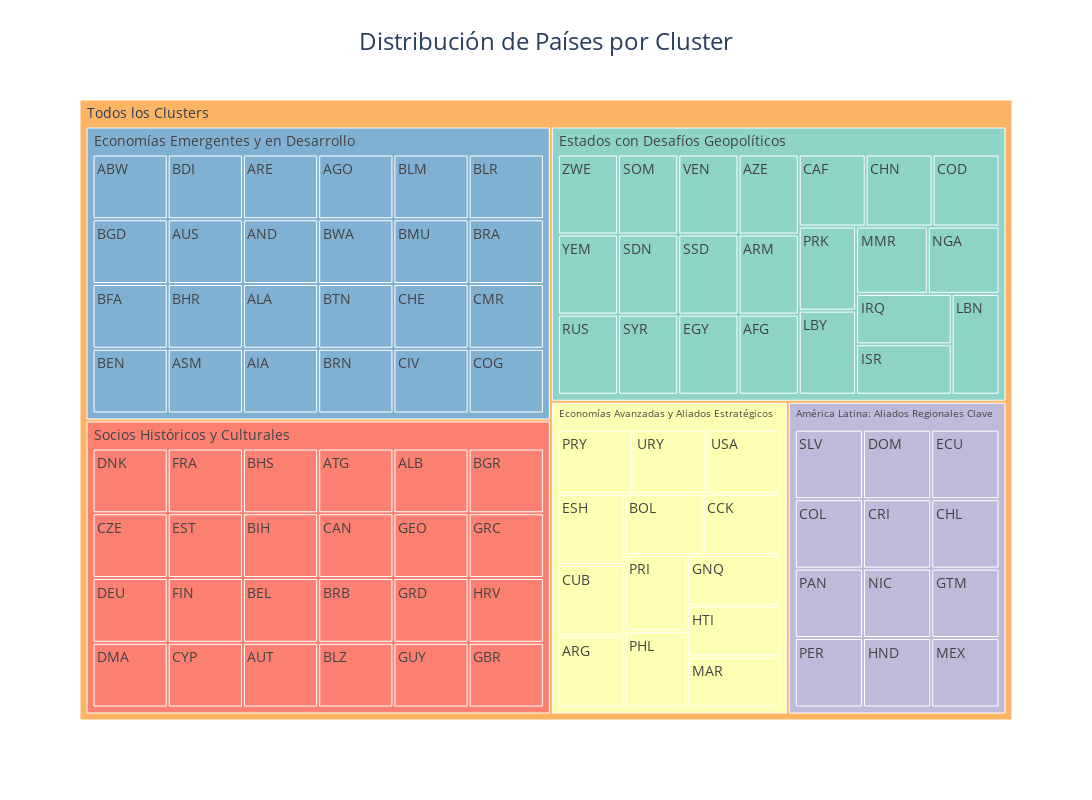
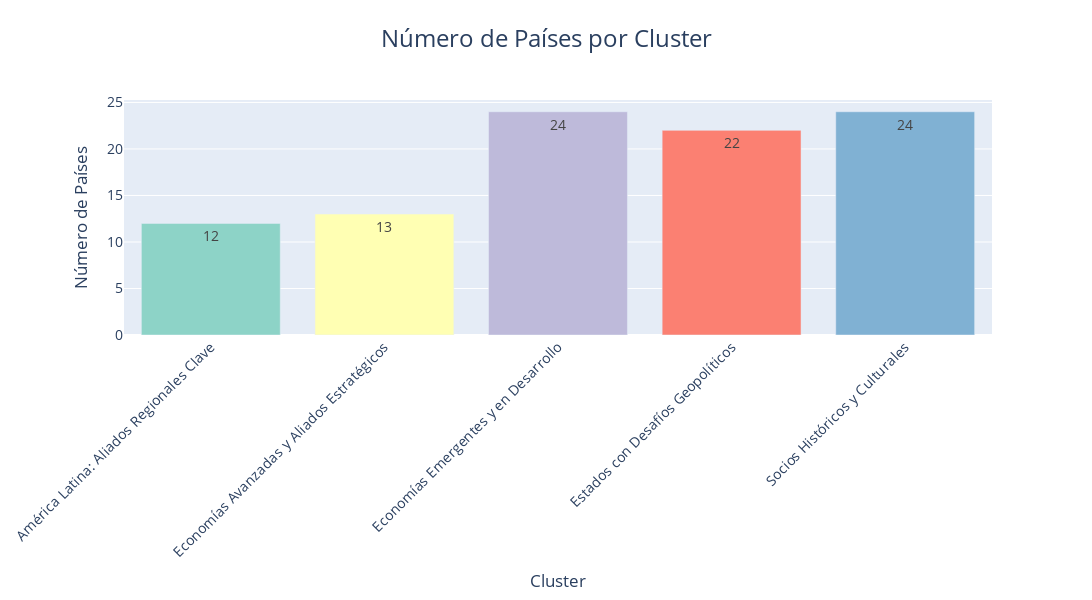
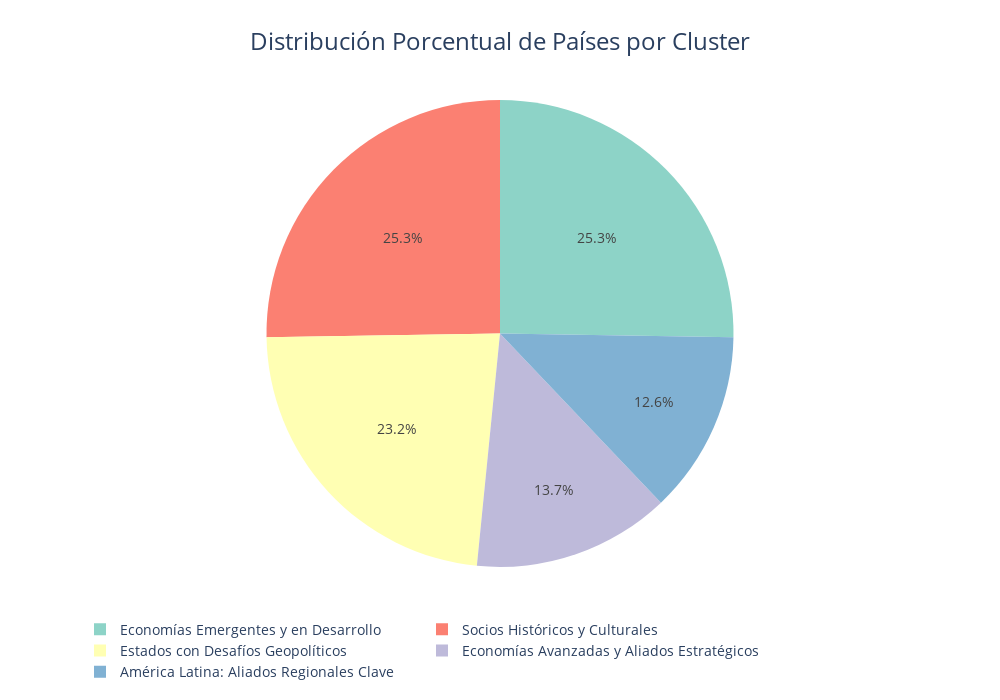

The notebook cell these images were saved under, in order:
### Code cell
# Crear las visualizaciones
fig_treemap, fig_bars, fig_pie = crear_visualizacion_clusters()

# En un notebook de Jupyter
fig_treemap.show()
fig_bars.show()
fig_pie.show()

# O guardar como archivos HTML interactivos
fig_treemap.write_html("clusters_treemap.html")
fig_bars.write_html("clusters_bars.html")
fig_pie.write_html("clusters_pie.html")

### Figure 1 — Plotly figure (JSON) as saved in the notebook; plotly's stock layout.template omitted (floating-point values rounded to 4 significant figures)
{"data": [{"branchvalues": "total", "customdata": [["Estados con Desafíos Geopolíticos"], ["Estados con Desafíos Geopolíticos"], ["Economías Avanzadas y Aliados Estratégicos"], ["Estados con Desafíos Geopolíticos"], ["América Latina: Aliados Regionales Clave"], ["Estados con Desafíos Geopolíticos"], ["Estados con Desafíos Geopolíticos"], ["Estados con Desafíos Geopolíticos"], ["Economías Avanzadas y Aliados Estratégicos"], ["Economías Avanzadas y Aliados Estratégicos"], ["Estados con Desafíos Geopolíticos"], ["Estados con Desafíos Geopolíticos"], ["Socios Históricos y Culturales"], ["Socios Históricos y Culturales"], ["Socios Históricos y Culturales"], ["Socios Históricos y Culturales"], ["América Latina: Aliados Regionales Clave"], ["Socios Históricos y Culturales"], ["Estados con Desafíos Geopolíticos"], ["Economías Avanzadas y Aliados Estratégicos"], ["Socios Históricos y Culturales"], ["Socios Históricos y Culturales"], ["América Latina: Aliados Regionales Clave"], ["Economías Avanzadas y Aliados Estratégicos"], ["Socios Históricos y Culturales"], ["Economías Emergentes y en Desarrollo"], ["Socios Históricos y Culturales"], ["Socios Históricos y Culturales"], ["Economías Emergentes y en Desarrollo"], ["Economías Emergentes y en Desarrollo"], ["Economías Emergentes y en Desarrollo"], ["Socios Históricos y Culturales"], ["Economías Emergentes y en Desarrollo"], ["Estados con Desafíos Geopolíticos"], ["Socios Históricos y Culturales"], ["Economías Emergentes y en Desarrollo"], ["Economías Emergentes y en Desarrollo"], ["Socios Históricos y Culturales"], ["Economías Emergentes y en Desarrollo"], ["Estados con Desafíos Geopolíticos"], ["Economías Avanzadas y Aliados Estratégicos"], ["Economías Emergentes y en Desarrollo"], ["Economías Emergentes y en Desarrollo"], ["Socios Históricos y Culturales"], ["Economías Emergentes y en Desarrollo"], ["Economías Emergentes y en Desarrollo"], ["Economías Emergentes y en Desarrollo"], ["Estados con Desafíos Geopolíticos"], ["Socios Históricos y Culturales"], ["Economías Emergentes y en Desarrollo"], ["Economías Emergentes y en Desarrollo"], ["América Latina: Aliados Regionales Clave"], ["América Latina: Aliados Regionales Clave"], ["Socios Históricos y Culturales"], ["Estados con Desafíos Geopolíticos"], ["Economías Emergentes y en Desarrollo"], ["Economías Emergentes y en Desarrollo"], ["Economías Emergentes y en Desarrollo"], ["Socios Históricos y Culturales"], ["Economías Avanzadas y Aliados Estratégicos"], ["Economías Emergentes y en Desarrollo"], ["Economías Emergentes y en Desarrollo"], ["Economías Avanzadas y Aliados Estratégicos"], ["Economías Emergentes y en Desarrollo"], ["América Latina: Aliados Regionales Clave"], ["Estados con Desafíos Geopolíticos"], ["Economías Emergentes y en Desarrollo"], ["Economías Emergentes y en Desarrollo"], ["Estados con Desafíos Geopolíticos"], ["Economías Emergentes y en Desarrollo"], ["Socios Históricos y Culturales"], ["América Latina: Aliados Regionales Clave"], ["Estados con Desafíos Geopolíticos"], ["Economías Avanzadas y Aliados Estratégicos"], ["Economías Avanzadas y Aliados Estratégicos"], ["América Latina: Aliados Regionales Clave"], ["América Latina: Aliados Regionales Clave"], ["Estados con Desafíos Geopolíticos"], ["Estados con Desafíos Geopolíticos"], ["Socios Históricos y Culturales"], ["Economías Avanzadas y Aliados Estratégicos"], ["Socios Históricos y Culturales"], ["Socios Históricos y Culturales"], ["América Latina: Aliados Regionales Clave"], ["Socios Históricos y Culturales"], ["Estados con Desafíos Geopolíticos"], ["América Latina: Aliados Regionales Clave"], ["Economías Avanzadas y Aliados Estratégicos"], ["Estados con Desafíos Geopolíticos"], ["Estados con Desafíos Geopolíticos"], ["Estados con Desafíos Geopolíticos"], ["Economías Avanzadas y Aliados Estratégicos"], ["América Latina: Aliados Regionales Clave"], ["Socios Históricos y Culturales"], ["Socios Históricos y Culturales"], ["América Latina: Aliados Regionales Clave"], ["Economías Avanzadas y Aliados Estratégicos"], ["Economías Emergentes y en Desarrollo"], ["Estados con Desafíos Geopolíticos"], ["Socios Históricos y Culturales"], ["(?)"]], "domain": {"x": [0, 1], "y": [0, 1]}, "hovertemplate": "labels=%{label}<br>Valor=%{value}<br>parent=%{parent}<br>id=%{id}<br>Cluster=%{customdata[0]}<extra></extra>", "ids": ["Todos los Clusters/Estados con Desafíos Geopolíticos/ZWE", "Todos los Clusters/Estados con Desafíos Geopolíticos/YEM", "Todos los Clusters/Economías Avanzadas y Aliados Estratégicos/PRY", "Todos los Clusters/Estados con Desafíos Geopolíticos/RUS", "Todos los Clusters/América Latina: Aliados Regionales Clave/SLV", "Todos los Clusters/Estados con Desafíos Geopolíticos/SOM", "Todos los Clusters/Estados con Desafíos Geopolíticos/SDN", "Todos los Clusters/Estados con Desafíos Geopolíticos/SYR", "Todos los Clusters/Economías Avanzadas y Aliados Estratégicos/URY", "Todos los Clusters/Economías Avanzadas y Aliados Estratégicos/USA", "Todos los Clusters/Estados con Desafíos Geopolíticos/VEN", "Todos los Clusters/Estados con Desafíos Geopolíticos/SSD", "Todos los Clusters/Socios Históricos y Culturales/DNK", "Todos los Clusters/Socios Históricos y Culturales/CZE", "Todos los Clusters/Socios Históricos y Culturales/DEU", "Todos los Clusters/Socios Históricos y Culturales/DMA", "Todos los Clusters/América Latina: Aliados Regionales Clave/DOM", "Todos los Clusters/Socios Históricos y Culturales/FRA", "Todos los Clusters/Estados con Desafíos Geopolíticos/EGY", "Todos los Clusters/Economías Avanzadas y Aliados Estratégicos/ESH", "Todos los Clusters/Socios Históricos y Culturales/EST", "Todos los Clusters/Socios Históricos y Culturales/FIN", "Todos los Clusters/América Latina: Aliados Regionales Clave/ECU", "Todos los Clusters/Economías Avanzadas y Aliados Estratégicos/CUB", "Todos los Clusters/Socios Históricos y Culturales/CYP", "Todos los Clusters/Economías Emergentes y en Desarrollo/ABW", "Todos los Clusters/Socios Históricos y Culturales/BHS", "Todos los Clusters/Socios Históricos y Culturales/BIH", "Todos los Clusters/Economías Emergentes y en Desarrollo/BGD", "Todos los Clusters/Economías Emergentes y en Desarrollo/BFA", "Todos los Clusters/Economías Emergentes y en Desarrollo/BEN", "Todos los Clusters/Socios Históricos y Culturales/BEL", "Todos los Clusters/Economías Emergentes y en Desarrollo/BDI", "Todos los Clusters/Estados con Desafíos Geopolíticos/AZE", "Todos los Clusters/Socios Históricos y Culturales/AUT", "Todos los Clusters/Economías Emergentes y en Desarrollo/AUS", "Todos los Clusters/Economías Emergentes y en Desarrollo/BHR", "Todos los Clusters/Socios Históricos y Culturales/ATG", "Todos los Clusters/Economías Emergentes y en Desarrollo/ASM", "Todos los Clusters/Estados con Desafíos Geopolíticos/ARM", "Todos los Clusters/Economías Avanzadas y Aliados Estratégicos/ARG", "Todos los Clusters/Economías Emergentes y en Desarrollo/ARE", "Todos los Clusters/Economías Emergentes y en Desarrollo/AND", "Todos los Clusters/Socios Históricos y Culturales/ALB", "Todos los Clusters/Economías Emergentes y en Desarrollo/ALA", "Todos los Clusters/Economías Emergentes y en Desarrollo/AIA", "Todos los Clusters/Economías Emergentes y en Desarrollo/AGO", "Todos los Clusters/Estados con Desafíos Geopolíticos/AFG", "Todos los Clusters/Socios Históricos y Culturales/BGR", "Todos los Clusters/Economías Emergentes y en Desarrollo/BLM", "Todos los Clusters/Economías Emergentes y en Desarrollo/BLR", "Todos los Clusters/América Latina: Aliados Regionales Clave/COL", "Todos los Clusters/América Latina: Aliados Regionales Clave/CRI", "Todos los Clusters/Socios Históricos y Culturales/CAN", "Todos los Clusters/Estados con Desafíos Geopolíticos/CAF", "Todos los Clusters/Economías Emergentes y en Desarrollo/BWA", "Todos los Clusters/Economías Emergentes y en Desarrollo/BTN", "Todos los Clusters/Economías Emergentes y en Desarrollo/BRN", "Todos los Clusters/Socios Históricos y Culturales/BRB", "Todos los Clusters/Economías Avanzadas y Aliados Estratégicos/BOL", "Todos los Clusters/Economías Emergentes y en Desarrollo/BMU", "Todos los Clusters/Economías Emergentes y en Desarrollo/BRA", "Todos los Clusters/Economías Avanzadas y Aliados Estratégicos/CCK", "Todos los Clusters/Economías Emergentes y en Desarrollo/CHE", "Todos los Clusters/América Latina: Aliados Regionales Clave/CHL", "Todos los Clusters/Estados con Desafíos Geopolíticos/CHN", "Todos los Clusters/Economías Emergentes y en Desarrollo/CIV", "Todos los Clusters/Economías Emergentes y en Desarrollo/CMR", "Todos los Clusters/Estados con Desafíos Geopolíticos/COD", "Todos los Clusters/Economías Emergentes y en Desarrollo/COG", "Todos los Clusters/Socios Históricos y Culturales/BLZ", "Todos los Clusters/América Latina: Aliados Regionales Clave/PAN", "Todos los Clusters/Estados con Desafíos Geopolíticos/PRK", "Todos los Clusters/Economías Avanzadas y Aliados Estratégicos/PRI", "Todos los Clusters/Economías Avanzadas y Aliados Estratégicos/PHL", "Todos los Clusters/América Latina: Aliados Regionales Clave/PER", "Todos los Clusters/América Latina: Aliados Regionales Clave/NIC", "Todos los Clusters/Estados con Desafíos Geopolíticos/LBY", "Todos los Clusters/Estados con Desafíos Geopolíticos/MMR", "Todos los Clusters/Socios Históricos y Culturales/GEO", "Todos los Clusters/Economías Avanzadas y Aliados Estratégicos/GNQ", "Todos los Clusters/Socios Históricos y Culturales/GRC", "Todos los Clusters/Socios Históricos y Culturales/GRD", "Todos los Clusters/América Latina: Aliados Regionales Clave/GTM", "Todos los Clusters/Socios Históricos y Culturales/GUY", "Todos los Clusters/Estados con Desafíos Geopolíticos/NGA", "Todos los Clusters/América Latina: Aliados Regionales Clave/HND", "Todos los Clusters/Economías Avanzadas y Aliados Estratégicos/HTI", "Todos los Clusters/Estados con Desafíos Geopolíticos/IRQ", "Todos los Clusters/Estados con Desafíos Geopolíticos/ISR", "Todos los Clusters/Estados con Desafíos Geopolíticos/LBN", "Todos los Clusters/Economías Avanzadas y Aliados Estratégicos/MAR", "Todos los Clusters/América Latina: Aliados Regionales Clave/MEX", "Todos los Clusters/Socios Históricos y Culturales/HRV", "Todos los Clusters/Socios Históricos y Culturales/GBR", "Todos los Clusters/América Latina: Aliados Regionales Clave", "Todos los Clusters/Economías Avanzadas y Aliados Estratégicos", "Todos los Clusters/Economías Emergentes y en Desarrollo", "Todos los Clusters/Estados con Desafíos Geopolíticos", "Todos los Clusters/Socios Históricos y Culturales", "Todos los Clusters"], "labels": ["ZWE", "YEM", "PRY", "RUS", "SLV", "SOM", "SDN", "SYR", "URY", "USA", "VEN", "SSD", "DNK", "CZE", "DEU", "DMA", "DOM", "FRA", "EGY", "ESH", "EST", "FIN", "ECU", "CUB", "CYP", "ABW", "BHS", "BIH", "BGD", "BFA", "BEN", "BEL", "BDI", "AZE", "AUT", "AUS", "BHR", "ATG", "ASM", "ARM", "ARG", "ARE", "AND", "ALB", "ALA", "AIA", "AGO", "AFG", "BGR", "BLM", "BLR", "COL", "CRI", "CAN", "CAF", "BWA", "BTN", "BRN", "BRB", "BOL", "BMU", "BRA", "CCK", "CHE", "CHL", "CHN", "CIV", "CMR", "COD", "COG", "BLZ", "PAN", "PRK", "PRI", "PHL", "PER", "NIC", "LBY", "MMR", "GEO", "GNQ", "GRC", "GRD", "GTM", "GUY", "NGA", "HND", "HTI", "IRQ", "ISR", "LBN", "MAR", "MEX", "HRV", "GBR", "América Latina: Aliados Regionales Clave", "Economías Avanzadas y Aliados Estratégicos", "Economías Emergentes y en Desarrollo", "Estados con Desafíos Geopolíticos", "Socios Históricos y Culturales", "Todos los Clusters"], "marker": {"colors": ["rgb(141,211,199)", "rgb(141,211,199)", "rgb(255,255,179)", "rgb(141,211,199)", "rgb(190,186,218)", "rgb(141,211,199)", "rgb(141,211,199)", "rgb(141,211,199)", "rgb(255,255,179)", "rgb(255,255,179)", "rgb(141,211,199)", "rgb(141,211,199)", "rgb(251,128,114)", "rgb(251,128,114)", "rgb(251,128,114)", "rgb(251,128,114)", "rgb(190,186,218)", "rgb(251,128,114)", "rgb(141,211,199)", "rgb(255,255,179)", "rgb(251,128,114)", "rgb(251,128,114)", "rgb(190,186,218)", "rgb(255,255,179)", "rgb(251,128,114)", "rgb(128,177,211)", "rgb(251,128,114)", "rgb(251,128,114)", "rgb(128,177,211)", "rgb(128,177,211)", "rgb(128,177,211)", "rgb(251,128,114)", "rgb(128,177,211)", "rgb(141,211,199)", "rgb(251,128,114)", "rgb(128,177,211)", "rgb(128,177,211)", "rgb(251,128,114)", "rgb(128,177,211)", "rgb(141,211,199)", "rgb(255,255,179)", "rgb(128,177,211)", "rgb(128,177,211)", "rgb(251,128,114)", "rgb(128,177,211)", "rgb(128,177,211)", "rgb(128,177,211)", "rgb(141,211,199)", "rgb(251,128,114)", "rgb(128,177,211)", "rgb(128,177,211)", "rgb(190,186,218)", "rgb(190,186,218)", "rgb(251,128,114)", "rgb(141,211,199)", "rgb(128,177,211)", "rgb(128,177,211)", "rgb(128,177,211)", "rgb(251,128,114)", "rgb(255,255,179)", "rgb(128,177,211)", "rgb(128,177,211)", "rgb(255,255,179)", "rgb(128,177,211)", "rgb(190,186,218)", "rgb(141,211,199)", "rgb(128,177,211)", "rgb(128,177,211)", "rgb(141,211,199)", "rgb(128,177,211)", "rgb(251,128,114)", "rgb(190,186,218)", "rgb(141,211,199)", "rgb(255,255,179)", "rgb(255,255,179)", "rgb(190,186,218)", "rgb(190,186,218)", "rgb(141,211,199)", "rgb(141,211,199)", "rgb(251,128,114)", "rgb(255,255,179)", "rgb(251,128,114)", "rgb(251,128,114)", "rgb(190,186,218)", "rgb(251,128,114)", "rgb(141,211,199)", "rgb(190,186,218)", "rgb(255,255,179)", "rgb(141,211,199)", "rgb(141,211,199)", "rgb(141,211,199)", "rgb(255,255,179)", "rgb(190,186,218)", "rgb(251,128,114)", "rgb(251,128,114)", "rgb(190,186,218)", "rgb(255,255,179)", "rgb(128,177,211)", "rgb(141,211,199)", "rgb(251,128,114)", "rgb(253,180,98)"]}, "name": "", "parents": ["Todos los Clusters/Estados con Desafíos Geopolíticos", "Todos los Clusters/Estados con Desafíos Geopolíticos", "Todos los Clusters/Economías Avanzadas y Aliados Estratégicos", "Todos los Clusters/Estados con Desafíos Geopolíticos", "Todos los Clusters/América Latina: Aliados Regionales Clave", "Todos los Clusters/Estados con Desafíos Geopolíticos", "Todos los Clusters/Estados con Desafíos Geopolíticos", "Todos los Clusters/Estados con Desafíos Geopolíticos", "Todos los Clusters/Economías Avanzadas y Aliados Estratégicos", "Todos los Clusters/Economías Avanzadas y Aliados Estratégicos", "Todos los Clusters/Estados con Desafíos Geopolíticos", "Todos los Clusters/Estados con Desafíos Geopolíticos", "Todos los Clusters/Socios Históricos y Culturales", "Todos los Clusters/Socios Históricos y Culturales", "Todos los Clusters/Socios Históricos y Culturales", "Todos los Clusters/Socios Históricos y Culturales", "Todos los Clusters/América Latina: Aliados Regionales Clave", "Todos los Clusters/Socios Históricos y Culturales", "Todos los Clusters/Estados con Desafíos Geopolíticos", "Todos los Clusters/Economías Avanzadas y Aliados Estratégicos", "Todos los Clusters/Socios Históricos y Culturales", "Todos los Clusters/Socios Históricos y Culturales", "Todos los Clusters/América Latina: Aliados Regionales Clave", "Todos los Clusters/Economías Avanzadas y Aliados Estratégicos", "Todos los Clusters/Socios Históricos y Culturales", "Todos los Clusters/Economías Emergentes y en Desarrollo", "Todos los Clusters/Socios Históricos y Culturales", "Todos los Clusters/Socios Históricos y Culturales", "Todos los Clusters/Economías Emergentes y en Desarrollo", "Todos los Clusters/Economías Emergentes y en Desarrollo", "Todos los Clusters/Economías Emergentes y en Desarrollo", "Todos los Clusters/Socios Históricos y Culturales", "Todos los Clusters/Economías Emergentes y en Desarrollo", "Todos los Clusters/Estados con Desafíos Geopolíticos", "Todos los Clusters/Socios Históricos y Culturales", "Todos los Clusters/Economías Emergentes y en Desarrollo", "Todos los Clusters/Economías Emergentes y en Desarrollo", "Todos los Clusters/Socios Históricos y Culturales", "Todos los Clusters/Economías Emergentes y en Desarrollo", "Todos los Clusters/Estados con Desafíos Geopolíticos", "Todos los Clusters/Economías Avanzadas y Aliados Estratégicos", "Todos los Clusters/Economías Emergentes y en Desarrollo", "Todos los Clusters/Economías Emergentes y en Desarrollo", "Todos los Clusters/Socios Históricos y Culturales", "Todos los Clusters/Economías Emergentes y en Desarrollo", "Todos los Clusters/Economías Emergentes y en Desarrollo", "Todos los Clusters/Economías Emergentes y en Desarrollo", "Todos los Clusters/Estados con Desafíos Geopolíticos", "Todos los Clusters/Socios Históricos y Culturales", "Todos los Clusters/Economías Emergentes y en Desarrollo", "Todos los Clusters/Economías Emergentes y en Desarrollo", "Todos los Clusters/América Latina: Aliados Regionales Clave", "Todos los Clusters/América Latina: Aliados Regionales Clave", "Todos los Clusters/Socios Históricos y Culturales", "Todos los Clusters/Estados con Desafíos Geopolíticos", "Todos los Clusters/Economías Emergentes y en Desarrollo", "Todos los Clusters/Economías Emergentes y en Desarrollo", "Todos los Clusters/Economías Emergentes y en Desarrollo", "Todos los Clusters/Socios Históricos y Culturales", "Todos los Clusters/Economías Avanzadas y Aliados Estratégicos", "Todos los Clusters/Economías Emergentes y en Desarrollo", "Todos los Clusters/Economías Emergentes y en Desarrollo", "Todos los Clusters/Economías Avanzadas y Aliados Estratégicos", "Todos los Clusters/Economías Emergentes y en Desarrollo", "Todos los Clusters/América Latina: Aliados Regionales Clave", "Todos los Clusters/Estados con Desafíos Geopolíticos", "Todos los Clusters/Economías Emergentes y en Desarrollo", "Todos los Clusters/Economías Emergentes y en Desarrollo", "Todos los Clusters/Estados con Desafíos Geopolíticos", "Todos los Clusters/Economías Emergentes y en Desarrollo", "Todos los Clusters/Socios Históricos y Culturales", "Todos los Clusters/América Latina: Aliados Regionales Clave", "Todos los Clusters/Estados con Desafíos Geopolíticos", "Todos los Clusters/Economías Avanzadas y Aliados Estratégicos", "Todos los Clusters/Economías Avanzadas y Aliados Estratégicos", "Todos los Clusters/América Latina: Aliados Regionales Clave", "Todos los Clusters/América Latina: Aliados Regionales Clave", "Todos los Clusters/Estados con Desafíos Geopolíticos", "Todos los Clusters/Estados con Desafíos Geopolíticos", "Todos los Clusters/Socios Históricos y Culturales", "Todos los Clusters/Economías Avanzadas y Aliados Estratégicos", "Todos los Clusters/Socios Históricos y Culturales", "Todos los Clusters/Socios Históricos y Culturales", "Todos los Clusters/América Latina: Aliados Regionales Clave", "Todos los Clusters/Socios Históricos y Culturales", "Todos los Clusters/Estados con Desafíos Geopolíticos", "Todos los Clusters/América Latina: Aliados Regionales Clave", "Todos los Clusters/Economías Avanzadas y Aliados Estratégicos", "Todos los Clusters/Estados con Desafíos Geopolíticos", "Todos los Clusters/Estados con Desafíos Geopolíticos", "Todos los Clusters/Estados con Desafíos Geopolíticos", "Todos los Clusters/Economías Avanzadas y Aliados Estratégicos", "Todos los Clusters/América Latina: Aliados Regionales Clave", "Todos los Clusters/Socios Históricos y Culturales", "Todos los Clusters/Socios Históricos y Culturales", "Todos los Clusters", "Todos los Clusters", "Todos los Clusters", "Todos los Clusters", "Todos los Clusters", ""], "type": "treemap", "values": [1, 1, 1, 1, 1, 1, 1, 1, 1, 1, 1, 1, 1, 1, 1, 1, 1, 1, 1, 1, 1, 1, 1, 1, 1, 1, 1, 1, 1, 1, 1, 1, 1, 1, 1, 1, 1, 1, 1, 1, 1, 1, 1, 1, 1, 1, 1, 1, 1, 1, 1, 1, 1, 1, 1, 1, 1, 1, 1, 1, 1, 1, 1, 1, 1, 1, 1, 1, 1, 1, 1, 1, 1, 1, 1, 1, 1, 1, 1, 1, 1, 1, 1, 1, 1, 1, 1, 1, 1, 1, 1, 1, 1, 1, 1, 12, 13, 24, 22, 24, 95]}], "layout": {"font": {"size": 14}, "height": 800, "legend": {"tracegroupgap": 0}, "title": {"font": {"size": 24}, "text": "Distribución de Países por Cluster", "x": 0.5}, "treemapcolorway": ["rgb(141,211,199)", "rgb(255,255,179)", "rgb(190,186,218)", "rgb(251,128,114)", "rgb(128,177,211)", "rgb(253,180,98)", "rgb(179,222,105)", "rgb(252,205,229)", "rgb(217,217,217)", "rgb(188,128,189)", "rgb(204,235,197)", "rgb(255,237,111)"], "width": 1200}}

### Figure 2 — Plotly figure (JSON) as saved in the notebook; plotly's stock layout.template omitted (floating-point values rounded to 4 significant figures)
{"data": [{"marker": {"color": ["rgb(141,211,199)", "rgb(255,255,179)", "rgb(190,186,218)", "rgb(251,128,114)", "rgb(128,177,211)", "rgb(253,180,98)", "rgb(179,222,105)", "rgb(252,205,229)", "rgb(217,217,217)", "rgb(188,128,189)", "rgb(204,235,197)", "rgb(255,237,111)"]}, "text": [12, 13, 24, 22, 24], "textposition": "auto", "type": "bar", "x": ["América Latina: Aliados Regionales Clave", "Economías Avanzadas y Aliados Estratégicos", "Economías Emergentes y en Desarrollo", "Estados con Desafíos Geopolíticos", "Socios Históricos y Culturales"], "y": [12, 13, 24, 22, 24]}], "layout": {"font": {"size": 14}, "height": 600, "margin": {"b": 100, "l": 100, "r": 100, "t": 100}, "showlegend": false, "title": {"font": {"size": 24}, "text": "Número de Países por Cluster", "x": 0.5, "xanchor": "center", "y": 0.95, "yanchor": "top"}, "width": 1200, "xaxis": {"tickangle": -45, "title": {"text": "Cluster"}}, "yaxis": {"title": {"text": "Número de Países"}}}}

### Figure 3 — Plotly figure (JSON) as saved in the notebook; plotly's stock layout.template omitted (floating-point values rounded to 4 significant figures)
{"data": [{"customdata": [["Economías Emergentes y en Desarrollo"], ["Economías Emergentes y en Desarrollo"], ["Economías Emergentes y en Desarrollo"], ["Economías Emergentes y en Desarrollo"], ["Economías Emergentes y en Desarrollo"], ["Economías Emergentes y en Desarrollo"], ["Economías Emergentes y en Desarrollo"], ["Economías Emergentes y en Desarrollo"], ["Economías Emergentes y en Desarrollo"], ["Economías Emergentes y en Desarrollo"], ["Economías Emergentes y en Desarrollo"], ["Economías Emergentes y en Desarrollo"], ["Economías Emergentes y en Desarrollo"], ["Economías Emergentes y en Desarrollo"], ["Economías Emergentes y en Desarrollo"], ["Economías Emergentes y en Desarrollo"], ["Economías Emergentes y en Desarrollo"], ["Economías Emergentes y en Desarrollo"], ["Economías Emergentes y en Desarrollo"], ["Economías Emergentes y en Desarrollo"], ["Economías Emergentes y en Desarrollo"], ["Economías Emergentes y en Desarrollo"], ["Economías Emergentes y en Desarrollo"], ["Economías Emergentes y en Desarrollo"], ["Estados con Desafíos Geopolíticos"], ["Estados con Desafíos Geopolíticos"], ["Estados con Desafíos Geopolíticos"], ["Estados con Desafíos Geopolíticos"], ["Estados con Desafíos Geopolíticos"], ["Estados con Desafíos Geopolíticos"], ["Estados con Desafíos Geopolíticos"], ["Estados con Desafíos Geopolíticos"], ["Estados con Desafíos Geopolíticos"], ["Estados con Desafíos Geopolíticos"], ["Estados con Desafíos Geopolíticos"], ["Estados con Desafíos Geopolíticos"], ["Estados con Desafíos Geopolíticos"], ["Estados con Desafíos Geopolíticos"], ["Estados con Desafíos Geopolíticos"], ["Estados con Desafíos Geopolíticos"], ["Estados con Desafíos Geopolíticos"], ["Estados con Desafíos Geopolíticos"], ["Estados con Desafíos Geopolíticos"], ["Estados con Desafíos Geopolíticos"], ["Estados con Desafíos Geopolíticos"], ["Estados con Desafíos Geopolíticos"], ["Economías Avanzadas y Aliados Estratégicos"], ["Economías Avanzadas y Aliados Estratégicos"], ["Economías Avanzadas y Aliados Estratégicos"], ["Economías Avanzadas y Aliados Estratégicos"], ["Economías Avanzadas y Aliados Estratégicos"], ["Economías Avanzadas y Aliados Estratégicos"], ["Economías Avanzadas y Aliados Estratégicos"], ["Economías Avanzadas y Aliados Estratégicos"], ["Economías Avanzadas y Aliados Estratégicos"], ["Economías Avanzadas y Aliados Estratégicos"], ["Economías Avanzadas y Aliados Estratégicos"], ["Economías Avanzadas y Aliados Estratégicos"], ["Economías Avanzadas y Aliados Estratégicos"], ["Socios Históricos y Culturales"], ["Socios Históricos y Culturales"], ["Socios Históricos y Culturales"], ["Socios Históricos y Culturales"], ["Socios Históricos y Culturales"], ["Socios Históricos y Culturales"], ["Socios Históricos y Culturales"], ["Socios Históricos y Culturales"], ["Socios Históricos y Culturales"], ["Socios Históricos y Culturales"], ["Socios Históricos y Culturales"], ["Socios Históricos y Culturales"], ["Socios Históricos y Culturales"], ["Socios Históricos y Culturales"], ["Socios Históricos y Culturales"], ["Socios Históricos y Culturales"], ["Socios Históricos y Culturales"], ["Socios Históricos y Culturales"], ["Socios Históricos y Culturales"], ["Socios Históricos y Culturales"], ["Socios Históricos y Culturales"], ["Socios Históricos y Culturales"], ["Socios Históricos y Culturales"], ["Socios Históricos y Culturales"], ["América Latina: Aliados Regionales Clave"], ["América Latina: Aliados Regionales Clave"], ["América Latina: Aliados Regionales Clave"], ["América Latina: Aliados Regionales Clave"], ["América Latina: Aliados Regionales Clave"], ["América Latina: Aliados Regionales Clave"], ["América Latina: Aliados Regionales Clave"], ["América Latina: Aliados Regionales Clave"], ["América Latina: Aliados Regionales Clave"], ["América Latina: Aliados Regionales Clave"], ["América Latina: Aliados Regionales Clave"], ["América Latina: Aliados Regionales Clave"]], "domain": {"x": [0, 1], "y": [0, 1]}, "hovertemplate": "Cluster=%{customdata[0]}<extra></extra>", "labels": ["Economías Emergentes y en Desarrollo", "Economías Emergentes y en Desarrollo", "Economías Emergentes y en Desarrollo", "Economías Emergentes y en Desarrollo", "Economías Emergentes y en Desarrollo", "Economías Emergentes y en Desarrollo", "Economías Emergentes y en Desarrollo", "Economías Emergentes y en Desarrollo", "Economías Emergentes y en Desarrollo", "Economías Emergentes y en Desarrollo", "Economías Emergentes y en Desarrollo", "Economías Emergentes y en Desarrollo", "Economías Emergentes y en Desarrollo", "Economías Emergentes y en Desarrollo", "Economías Emergentes y en Desarrollo", "Economías Emergentes y en Desarrollo", "Economías Emergentes y en Desarrollo", "Economías Emergentes y en Desarrollo", "Economías Emergentes y en Desarrollo", "Economías Emergentes y en Desarrollo", "Economías Emergentes y en Desarrollo", "Economías Emergentes y en Desarrollo", "Economías Emergentes y en Desarrollo", "Economías Emergentes y en Desarrollo", "Estados con Desafíos Geopolíticos", "Estados con Desafíos Geopolíticos", "Estados con Desafíos Geopolíticos", "Estados con Desafíos Geopolíticos", "Estados con Desafíos Geopolíticos", "Estados con Desafíos Geopolíticos", "Estados con Desafíos Geopolíticos", "Estados con Desafíos Geopolíticos", "Estados con Desafíos Geopolíticos", "Estados con Desafíos Geopolíticos", "Estados con Desafíos Geopolíticos", "Estados con Desafíos Geopolíticos", "Estados con Desafíos Geopolíticos", "Estados con Desafíos Geopolíticos", "Estados con Desafíos Geopolíticos", "Estados con Desafíos Geopolíticos", "Estados con Desafíos Geopolíticos", "Estados con Desafíos Geopolíticos", "Estados con Desafíos Geopolíticos", "Estados con Desafíos Geopolíticos", "Estados con Desafíos Geopolíticos", "Estados con Desafíos Geopolíticos", "Economías Avanzadas y Aliados Estratégicos", "Economías Avanzadas y Aliados Estratégicos", "Economías Avanzadas y Aliados Estratégicos", "Economías Avanzadas y Aliados Estratégicos", "Economías Avanzadas y Aliados Estratégicos", "Economías Avanzadas y Aliados Estratégicos", "Economías Avanzadas y Aliados Estratégicos", "Economías Avanzadas y Aliados Estratégicos", "Economías Avanzadas y Aliados Estratégicos", "Economías Avanzadas y Aliados Estratégicos", "Economías Avanzadas y Aliados Estratégicos", "Economías Avanzadas y Aliados Estratégicos", "Economías Avanzadas y Aliados Estratégicos", "Socios Históricos y Culturales", "Socios Históricos y Culturales", "Socios Históricos y Culturales", "Socios Históricos y Culturales", "Socios Históricos y Culturales", "Socios Históricos y Culturales", "Socios Históricos y Culturales", "Socios Históricos y Culturales", "Socios Históricos y Culturales", "Socios Históricos y Culturales", "Socios Históricos y Culturales", "Socios Históricos y Culturales", "Socios Históricos y Culturales", "Socios Históricos y Culturales", "Socios Históricos y Culturales", "Socios Históricos y Culturales", "Socios Históricos y Culturales", "Socios Históricos y Culturales", "Socios Históricos y Culturales", "Socios Históricos y Culturales", "Socios Históricos y Culturales", "Socios Históricos y Culturales", "Socios Históricos y Culturales", "Socios Históricos y Culturales", "América Latina: Aliados Regionales Clave", "América Latina: Aliados Regionales Clave", "América Latina: Aliados Regionales Clave", "América Latina: Aliados Regionales Clave", "América Latina: Aliados Regionales Clave", "América Latina: Aliados Regionales Clave", "América Latina: Aliados Regionales Clave", "América Latina: Aliados Regionales Clave", "América Latina: Aliados Regionales Clave", "América Latina: Aliados Regionales Clave", "América Latina: Aliados Regionales Clave", "América Latina: Aliados Regionales Clave"], "legendgroup": "", "marker": {"colors": ["rgb(141,211,199)", "rgb(141,211,199)", "rgb(141,211,199)", "rgb(141,211,199)", "rgb(141,211,199)", "rgb(141,211,199)", "rgb(141,211,199)", "rgb(141,211,199)", "rgb(141,211,199)", "rgb(141,211,199)", "rgb(141,211,199)", "rgb(141,211,199)", "rgb(141,211,199)", "rgb(141,211,199)", "rgb(141,211,199)", "rgb(141,211,199)", "rgb(141,211,199)", "rgb(141,211,199)", "rgb(141,211,199)", "rgb(141,211,199)", "rgb(141,211,199)", "rgb(141,211,199)", "rgb(141,211,199)", "rgb(141,211,199)", "rgb(255,255,179)", "rgb(255,255,179)", "rgb(255,255,179)", "rgb(255,255,179)", "rgb(255,255,179)", "rgb(255,255,179)", "rgb(255,255,179)", "rgb(255,255,179)", "rgb(255,255,179)", "rgb(255,255,179)", "rgb(255,255,179)", "rgb(255,255,179)", "rgb(255,255,179)", "rgb(255,255,179)", "rgb(255,255,179)", "rgb(255,255,179)", "rgb(255,255,179)", "rgb(255,255,179)", "rgb(255,255,179)", "rgb(255,255,179)", "rgb(255,255,179)", "rgb(255,255,179)", "rgb(190,186,218)", "rgb(190,186,218)", "rgb(190,186,218)", "rgb(190,186,218)", "rgb(190,186,218)", "rgb(190,186,218)", "rgb(190,186,218)", "rgb(190,186,218)", "rgb(190,186,218)", "rgb(190,186,218)", "rgb(190,186,218)", "rgb(190,186,218)", "rgb(190,186,218)", "rgb(251,128,114)", "rgb(251,128,114)", "rgb(251,128,114)", "rgb(251,128,114)", "rgb(251,128,114)", "rgb(251,128,114)", "rgb(251,128,114)", "rgb(251,128,114)", "rgb(251,128,114)", "rgb(251,128,114)", "rgb(251,128,114)", "rgb(251,128,114)", "rgb(251,128,114)", "rgb(251,128,114)", "rgb(251,128,114)", "rgb(251,128,114)", "rgb(251,128,114)", "rgb(251,128,114)", "rgb(251,128,114)", "rgb(251,128,114)", "rgb(251,128,114)", "rgb(251,128,114)", "rgb(251,128,114)", "rgb(251,128,114)", "rgb(128,177,211)", "rgb(128,177,211)", "rgb(128,177,211)", "rgb(128,177,211)", "rgb(128,177,211)", "rgb(128,177,211)", "rgb(128,177,211)", "rgb(128,177,211)", "rgb(128,177,211)", "rgb(128,177,211)", "rgb(128,177,211)", "rgb(128,177,211)"]}, "name": "", "showlegend": true, "type": "pie"}], "layout": {"font": {"size": 14}, "height": 700, "legend": {"orientation": "h", "tracegroupgap": 0, "y": -0.1}, "piecolorway": ["rgb(141,211,199)", "rgb(255,255,179)", "rgb(190,186,218)", "rgb(251,128,114)", "rgb(128,177,211)", "rgb(253,180,98)", "rgb(179,222,105)", "rgb(252,205,229)", "rgb(217,217,217)", "rgb(188,128,189)", "rgb(204,235,197)", "rgb(255,237,111)"], "showlegend": true, "title": {"font": {"size": 24}, "text": "Distribución Porcentual de Países por Cluster", "x": 0.5}, "width": 1000}}
